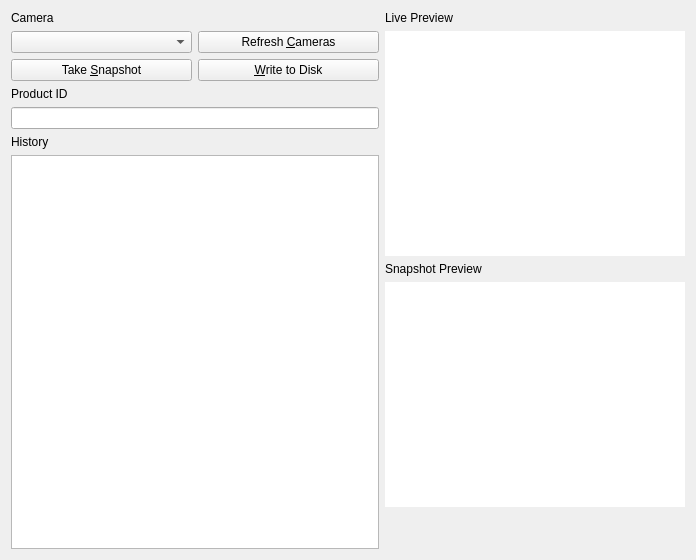
<?xml version="1.0" encoding="UTF-8"?>
<ui version="4.0">
 <class>Form</class>
 <widget class="QWidget" name="Form">
  <property name="geometry">
   <rect>
    <x>0</x>
    <y>0</y>
    <width>696</width>
    <height>560</height>
   </rect>
  </property>
  <property name="windowTitle">
   <string>Form</string>
  </property>
  <layout class="QHBoxLayout" name="horizontalLayout_3">
   <item>
    <layout class="QVBoxLayout" name="verticalLayout_6">
     <item>
      <layout class="QVBoxLayout" name="verticalLayout_5">
       <item>
        <layout class="QVBoxLayout" name="verticalLayout_4">
         <item>
          <widget class="QLabel" name="label_3">
           <property name="text">
            <string>Camera</string>
           </property>
           <property name="buddy">
            <cstring>cmbCamera</cstring>
           </property>
          </widget>
         </item>
         <item>
          <layout class="QHBoxLayout" name="horizontalLayout_2">
           <item>
            <widget class="QComboBox" name="cmbCamera"/>
           </item>
           <item>
            <widget class="QPushButton" name="btnRefreshCameras">
             <property name="text">
              <string>Refresh &amp;Cameras</string>
             </property>
            </widget>
           </item>
          </layout>
         </item>
        </layout>
       </item>
       <item>
        <layout class="QHBoxLayout" name="horizontalLayout">
         <item>
          <widget class="QPushButton" name="btnTakePhoto">
           <property name="text">
            <string>Take &amp;Snapshot</string>
           </property>
          </widget>
         </item>
         <item>
          <widget class="QPushButton" name="btnWrite">
           <property name="text">
            <string>&amp;Write to Disk</string>
           </property>
          </widget>
         </item>
        </layout>
       </item>
      </layout>
     </item>
     <item>
      <layout class="QVBoxLayout" name="verticalLayout_2">
       <item>
        <widget class="QLabel" name="label">
         <property name="text">
          <string>Product ID</string>
         </property>
         <property name="buddy">
          <cstring>txtInput</cstring>
         </property>
        </widget>
       </item>
       <item>
        <widget class="QLineEdit" name="txtInput"/>
       </item>
      </layout>
     </item>
     <item>
      <layout class="QVBoxLayout" name="verticalLayout_3">
       <item>
        <widget class="QLabel" name="label_2">
         <property name="text">
          <string>History</string>
         </property>
         <property name="buddy">
          <cstring>txtHistory</cstring>
         </property>
        </widget>
       </item>
       <item>
        <widget class="QTextEdit" name="txtHistory"/>
       </item>
      </layout>
     </item>
    </layout>
   </item>
   <item>
    <layout class="QVBoxLayout" name="verticalLayout">
     <item>
      <widget class="QLabel" name="label_4">
       <property name="sizePolicy">
        <sizepolicy hsizetype="Fixed" vsizetype="Fixed">
         <horstretch>0</horstretch>
         <verstretch>0</verstretch>
        </sizepolicy>
       </property>
       <property name="minimumSize">
        <size>
         <width>300</width>
         <height>0</height>
        </size>
       </property>
       <property name="text">
        <string>Live Preview</string>
       </property>
      </widget>
     </item>
     <item>
      <widget class="QLabel" name="lblLiveView">
       <property name="sizePolicy">
        <sizepolicy hsizetype="Fixed" vsizetype="Fixed">
         <horstretch>0</horstretch>
         <verstretch>0</verstretch>
        </sizepolicy>
       </property>
       <property name="minimumSize">
        <size>
         <width>300</width>
         <height>225</height>
        </size>
       </property>
       <property name="palette">
        <palette>
         <active>
          <colorrole role="WindowText">
           <brush brushstyle="SolidPattern">
            <color alpha="255">
             <red>0</red>
             <green>0</green>
             <blue>0</blue>
            </color>
           </brush>
          </colorrole>
          <colorrole role="Button">
           <brush brushstyle="SolidPattern">
            <color alpha="255">
             <red>255</red>
             <green>255</green>
             <blue>255</blue>
            </color>
           </brush>
          </colorrole>
          <colorrole role="Light">
           <brush brushstyle="SolidPattern">
            <color alpha="255">
             <red>255</red>
             <green>255</green>
             <blue>255</blue>
            </color>
           </brush>
          </colorrole>
          <colorrole role="Midlight">
           <brush brushstyle="SolidPattern">
            <color alpha="255">
             <red>255</red>
             <green>255</green>
             <blue>255</blue>
            </color>
           </brush>
          </colorrole>
          <colorrole role="Dark">
           <brush brushstyle="SolidPattern">
            <color alpha="255">
             <red>127</red>
             <green>127</green>
             <blue>127</blue>
            </color>
           </brush>
          </colorrole>
          <colorrole role="Mid">
           <brush brushstyle="SolidPattern">
            <color alpha="255">
             <red>170</red>
             <green>170</green>
             <blue>170</blue>
            </color>
           </brush>
          </colorrole>
          <colorrole role="Text">
           <brush brushstyle="SolidPattern">
            <color alpha="255">
             <red>0</red>
             <green>0</green>
             <blue>0</blue>
            </color>
           </brush>
          </colorrole>
          <colorrole role="BrightText">
           <brush brushstyle="SolidPattern">
            <color alpha="255">
             <red>255</red>
             <green>255</green>
             <blue>255</blue>
            </color>
           </brush>
          </colorrole>
          <colorrole role="ButtonText">
           <brush brushstyle="SolidPattern">
            <color alpha="255">
             <red>0</red>
             <green>0</green>
             <blue>0</blue>
            </color>
           </brush>
          </colorrole>
          <colorrole role="Base">
           <brush brushstyle="SolidPattern">
            <color alpha="255">
             <red>255</red>
             <green>255</green>
             <blue>255</blue>
            </color>
           </brush>
          </colorrole>
          <colorrole role="Window">
           <brush brushstyle="SolidPattern">
            <color alpha="255">
             <red>255</red>
             <green>255</green>
             <blue>255</blue>
            </color>
           </brush>
          </colorrole>
          <colorrole role="Shadow">
           <brush brushstyle="SolidPattern">
            <color alpha="255">
             <red>0</red>
             <green>0</green>
             <blue>0</blue>
            </color>
           </brush>
          </colorrole>
          <colorrole role="AlternateBase">
           <brush brushstyle="SolidPattern">
            <color alpha="255">
             <red>255</red>
             <green>255</green>
             <blue>255</blue>
            </color>
           </brush>
          </colorrole>
          <colorrole role="ToolTipBase">
           <brush brushstyle="SolidPattern">
            <color alpha="255">
             <red>255</red>
             <green>255</green>
             <blue>220</blue>
            </color>
           </brush>
          </colorrole>
          <colorrole role="ToolTipText">
           <brush brushstyle="SolidPattern">
            <color alpha="255">
             <red>0</red>
             <green>0</green>
             <blue>0</blue>
            </color>
           </brush>
          </colorrole>
         </active>
         <inactive>
          <colorrole role="WindowText">
           <brush brushstyle="SolidPattern">
            <color alpha="255">
             <red>0</red>
             <green>0</green>
             <blue>0</blue>
            </color>
           </brush>
          </colorrole>
          <colorrole role="Button">
           <brush brushstyle="SolidPattern">
            <color alpha="255">
             <red>255</red>
             <green>255</green>
             <blue>255</blue>
            </color>
           </brush>
          </colorrole>
          <colorrole role="Light">
           <brush brushstyle="SolidPattern">
            <color alpha="255">
             <red>255</red>
             <green>255</green>
             <blue>255</blue>
            </color>
           </brush>
          </colorrole>
          <colorrole role="Midlight">
           <brush brushstyle="SolidPattern">
            <color alpha="255">
             <red>255</red>
             <green>255</green>
             <blue>255</blue>
            </color>
           </brush>
          </colorrole>
          <colorrole role="Dark">
           <brush brushstyle="SolidPattern">
            <color alpha="255">
             <red>127</red>
             <green>127</green>
             <blue>127</blue>
            </color>
           </brush>
          </colorrole>
          <colorrole role="Mid">
           <brush brushstyle="SolidPattern">
            <color alpha="255">
             <red>170</red>
             <green>170</green>
             <blue>170</blue>
            </color>
           </brush>
          </colorrole>
          <colorrole role="Text">
           <brush brushstyle="SolidPattern">
            <color alpha="255">
             <red>0</red>
             <green>0</green>
             <blue>0</blue>
            </color>
           </brush>
          </colorrole>
          <colorrole role="BrightText">
           <brush brushstyle="SolidPattern">
            <color alpha="255">
             <red>255</red>
             <green>255</green>
             <blue>255</blue>
            </color>
           </brush>
          </colorrole>
          <colorrole role="ButtonText">
           <brush brushstyle="SolidPattern">
            <color alpha="255">
             <red>0</red>
             <green>0</green>
             <blue>0</blue>
            </color>
           </brush>
          </colorrole>
          <colorrole role="Base">
           <brush brushstyle="SolidPattern">
            <color alpha="255">
             <red>255</red>
             <green>255</green>
             <blue>255</blue>
            </color>
           </brush>
          </colorrole>
          <colorrole role="Window">
           <brush brushstyle="SolidPattern">
            <color alpha="255">
             <red>255</red>
             <green>255</green>
             <blue>255</blue>
            </color>
           </brush>
          </colorrole>
          <colorrole role="Shadow">
           <brush brushstyle="SolidPattern">
            <color alpha="255">
             <red>0</red>
             <green>0</green>
             <blue>0</blue>
            </color>
           </brush>
          </colorrole>
          <colorrole role="AlternateBase">
           <brush brushstyle="SolidPattern">
            <color alpha="255">
             <red>255</red>
             <green>255</green>
             <blue>255</blue>
            </color>
           </brush>
          </colorrole>
          <colorrole role="ToolTipBase">
           <brush brushstyle="SolidPattern">
            <color alpha="255">
             <red>255</red>
             <green>255</green>
             <blue>220</blue>
            </color>
           </brush>
          </colorrole>
          <colorrole role="ToolTipText">
           <brush brushstyle="SolidPattern">
            <color alpha="255">
             <red>0</red>
             <green>0</green>
             <blue>0</blue>
            </color>
           </brush>
          </colorrole>
         </inactive>
         <disabled>
          <colorrole role="WindowText">
           <brush brushstyle="SolidPattern">
            <color alpha="255">
             <red>127</red>
             <green>127</green>
             <blue>127</blue>
            </color>
           </brush>
          </colorrole>
          <colorrole role="Button">
           <brush brushstyle="SolidPattern">
            <color alpha="255">
             <red>255</red>
             <green>255</green>
             <blue>255</blue>
            </color>
           </brush>
          </colorrole>
          <colorrole role="Light">
           <brush brushstyle="SolidPattern">
            <color alpha="255">
             <red>255</red>
             <green>255</green>
             <blue>255</blue>
            </color>
           </brush>
          </colorrole>
          <colorrole role="Midlight">
           <brush brushstyle="SolidPattern">
            <color alpha="255">
             <red>255</red>
             <green>255</green>
             <blue>255</blue>
            </color>
           </brush>
          </colorrole>
          <colorrole role="Dark">
           <brush brushstyle="SolidPattern">
            <color alpha="255">
             <red>127</red>
             <green>127</green>
             <blue>127</blue>
            </color>
           </brush>
          </colorrole>
          <colorrole role="Mid">
           <brush brushstyle="SolidPattern">
            <color alpha="255">
             <red>170</red>
             <green>170</green>
             <blue>170</blue>
            </color>
           </brush>
          </colorrole>
          <colorrole role="Text">
           <brush brushstyle="SolidPattern">
            <color alpha="255">
             <red>127</red>
             <green>127</green>
             <blue>127</blue>
            </color>
           </brush>
          </colorrole>
          <colorrole role="BrightText">
           <brush brushstyle="SolidPattern">
            <color alpha="255">
             <red>255</red>
             <green>255</green>
             <blue>255</blue>
            </color>
           </brush>
          </colorrole>
          <colorrole role="ButtonText">
           <brush brushstyle="SolidPattern">
            <color alpha="255">
             <red>127</red>
             <green>127</green>
             <blue>127</blue>
            </color>
           </brush>
          </colorrole>
          <colorrole role="Base">
           <brush brushstyle="SolidPattern">
            <color alpha="255">
             <red>255</red>
             <green>255</green>
             <blue>255</blue>
            </color>
           </brush>
          </colorrole>
          <colorrole role="Window">
           <brush brushstyle="SolidPattern">
            <color alpha="255">
             <red>255</red>
             <green>255</green>
             <blue>255</blue>
            </color>
           </brush>
          </colorrole>
          <colorrole role="Shadow">
           <brush brushstyle="SolidPattern">
            <color alpha="255">
             <red>0</red>
             <green>0</green>
             <blue>0</blue>
            </color>
           </brush>
          </colorrole>
          <colorrole role="AlternateBase">
           <brush brushstyle="SolidPattern">
            <color alpha="255">
             <red>255</red>
             <green>255</green>
             <blue>255</blue>
            </color>
           </brush>
          </colorrole>
          <colorrole role="ToolTipBase">
           <brush brushstyle="SolidPattern">
            <color alpha="255">
             <red>255</red>
             <green>255</green>
             <blue>220</blue>
            </color>
           </brush>
          </colorrole>
          <colorrole role="ToolTipText">
           <brush brushstyle="SolidPattern">
            <color alpha="255">
             <red>0</red>
             <green>0</green>
             <blue>0</blue>
            </color>
           </brush>
          </colorrole>
         </disabled>
        </palette>
       </property>
       <property name="autoFillBackground">
        <bool>true</bool>
       </property>
       <property name="text">
        <string/>
       </property>
       <property name="scaledContents">
        <bool>true</bool>
       </property>
      </widget>
     </item>
     <item>
      <widget class="QLabel" name="label_5">
       <property name="sizePolicy">
        <sizepolicy hsizetype="Fixed" vsizetype="Fixed">
         <horstretch>0</horstretch>
         <verstretch>0</verstretch>
        </sizepolicy>
       </property>
       <property name="minimumSize">
        <size>
         <width>300</width>
         <height>0</height>
        </size>
       </property>
       <property name="text">
        <string>Snapshot Preview</string>
       </property>
      </widget>
     </item>
     <item>
      <widget class="QLabel" name="lblPreview">
       <property name="sizePolicy">
        <sizepolicy hsizetype="Fixed" vsizetype="Fixed">
         <horstretch>0</horstretch>
         <verstretch>0</verstretch>
        </sizepolicy>
       </property>
       <property name="minimumSize">
        <size>
         <width>300</width>
         <height>225</height>
        </size>
       </property>
       <property name="palette">
        <palette>
         <active>
          <colorrole role="WindowText">
           <brush brushstyle="SolidPattern">
            <color alpha="255">
             <red>0</red>
             <green>0</green>
             <blue>0</blue>
            </color>
           </brush>
          </colorrole>
          <colorrole role="Button">
           <brush brushstyle="SolidPattern">
            <color alpha="255">
             <red>255</red>
             <green>255</green>
             <blue>255</blue>
            </color>
           </brush>
          </colorrole>
          <colorrole role="Light">
           <brush brushstyle="SolidPattern">
            <color alpha="255">
             <red>255</red>
             <green>255</green>
             <blue>255</blue>
            </color>
           </brush>
          </colorrole>
          <colorrole role="Midlight">
           <brush brushstyle="SolidPattern">
            <color alpha="255">
             <red>255</red>
             <green>255</green>
             <blue>255</blue>
            </color>
           </brush>
          </colorrole>
          <colorrole role="Dark">
           <brush brushstyle="SolidPattern">
            <color alpha="255">
             <red>127</red>
             <green>127</green>
             <blue>127</blue>
            </color>
           </brush>
          </colorrole>
          <colorrole role="Mid">
           <brush brushstyle="SolidPattern">
            <color alpha="255">
             <red>170</red>
             <green>170</green>
             <blue>170</blue>
            </color>
           </brush>
          </colorrole>
          <colorrole role="Text">
           <brush brushstyle="SolidPattern">
            <color alpha="255">
             <red>0</red>
             <green>0</green>
             <blue>0</blue>
            </color>
           </brush>
          </colorrole>
          <colorrole role="BrightText">
           <brush brushstyle="SolidPattern">
            <color alpha="255">
             <red>255</red>
             <green>255</green>
             <blue>255</blue>
            </color>
           </brush>
          </colorrole>
          <colorrole role="ButtonText">
           <brush brushstyle="SolidPattern">
            <color alpha="255">
             <red>0</red>
             <green>0</green>
             <blue>0</blue>
            </color>
           </brush>
          </colorrole>
          <colorrole role="Base">
           <brush brushstyle="SolidPattern">
            <color alpha="255">
             <red>255</red>
             <green>255</green>
             <blue>255</blue>
            </color>
           </brush>
          </colorrole>
          <colorrole role="Window">
           <brush brushstyle="SolidPattern">
            <color alpha="255">
             <red>255</red>
             <green>255</green>
             <blue>255</blue>
            </color>
           </brush>
          </colorrole>
          <colorrole role="Shadow">
           <brush brushstyle="SolidPattern">
            <color alpha="255">
             <red>0</red>
             <green>0</green>
             <blue>0</blue>
            </color>
           </brush>
          </colorrole>
          <colorrole role="AlternateBase">
           <brush brushstyle="SolidPattern">
            <color alpha="255">
             <red>255</red>
             <green>255</green>
             <blue>255</blue>
            </color>
           </brush>
          </colorrole>
          <colorrole role="ToolTipBase">
           <brush brushstyle="SolidPattern">
            <color alpha="255">
             <red>255</red>
             <green>255</green>
             <blue>220</blue>
            </color>
           </brush>
          </colorrole>
          <colorrole role="ToolTipText">
           <brush brushstyle="SolidPattern">
            <color alpha="255">
             <red>0</red>
             <green>0</green>
             <blue>0</blue>
            </color>
           </brush>
          </colorrole>
         </active>
         <inactive>
          <colorrole role="WindowText">
           <brush brushstyle="SolidPattern">
            <color alpha="255">
             <red>0</red>
             <green>0</green>
             <blue>0</blue>
            </color>
           </brush>
          </colorrole>
          <colorrole role="Button">
           <brush brushstyle="SolidPattern">
            <color alpha="255">
             <red>255</red>
             <green>255</green>
             <blue>255</blue>
            </color>
           </brush>
          </colorrole>
          <colorrole role="Light">
           <brush brushstyle="SolidPattern">
            <color alpha="255">
             <red>255</red>
             <green>255</green>
             <blue>255</blue>
            </color>
           </brush>
          </colorrole>
          <colorrole role="Midlight">
           <brush brushstyle="SolidPattern">
            <color alpha="255">
             <red>255</red>
             <green>255</green>
             <blue>255</blue>
            </color>
           </brush>
          </colorrole>
          <colorrole role="Dark">
           <brush brushstyle="SolidPattern">
            <color alpha="255">
             <red>127</red>
             <green>127</green>
             <blue>127</blue>
            </color>
           </brush>
          </colorrole>
          <colorrole role="Mid">
           <brush brushstyle="SolidPattern">
            <color alpha="255">
             <red>170</red>
             <green>170</green>
             <blue>170</blue>
            </color>
           </brush>
          </colorrole>
          <colorrole role="Text">
           <brush brushstyle="SolidPattern">
            <color alpha="255">
             <red>0</red>
             <green>0</green>
             <blue>0</blue>
            </color>
           </brush>
          </colorrole>
          <colorrole role="BrightText">
           <brush brushstyle="SolidPattern">
            <color alpha="255">
             <red>255</red>
             <green>255</green>
             <blue>255</blue>
            </color>
           </brush>
          </colorrole>
          <colorrole role="ButtonText">
           <brush brushstyle="SolidPattern">
            <color alpha="255">
             <red>0</red>
             <green>0</green>
             <blue>0</blue>
            </color>
           </brush>
          </colorrole>
          <colorrole role="Base">
           <brush brushstyle="SolidPattern">
            <color alpha="255">
             <red>255</red>
             <green>255</green>
             <blue>255</blue>
            </color>
           </brush>
          </colorrole>
          <colorrole role="Window">
           <brush brushstyle="SolidPattern">
            <color alpha="255">
             <red>255</red>
             <green>255</green>
             <blue>255</blue>
            </color>
           </brush>
          </colorrole>
          <colorrole role="Shadow">
           <brush brushstyle="SolidPattern">
            <color alpha="255">
             <red>0</red>
             <green>0</green>
             <blue>0</blue>
            </color>
           </brush>
          </colorrole>
          <colorrole role="AlternateBase">
           <brush brushstyle="SolidPattern">
            <color alpha="255">
             <red>255</red>
             <green>255</green>
             <blue>255</blue>
            </color>
           </brush>
          </colorrole>
          <colorrole role="ToolTipBase">
           <brush brushstyle="SolidPattern">
            <color alpha="255">
             <red>255</red>
             <green>255</green>
             <blue>220</blue>
            </color>
           </brush>
          </colorrole>
          <colorrole role="ToolTipText">
           <brush brushstyle="SolidPattern">
            <color alpha="255">
             <red>0</red>
             <green>0</green>
             <blue>0</blue>
            </color>
           </brush>
          </colorrole>
         </inactive>
         <disabled>
          <colorrole role="WindowText">
           <brush brushstyle="SolidPattern">
            <color alpha="255">
             <red>127</red>
             <green>127</green>
             <blue>127</blue>
            </color>
           </brush>
          </colorrole>
          <colorrole role="Button">
           <brush brushstyle="SolidPattern">
            <color alpha="255">
             <red>255</red>
             <green>255</green>
             <blue>255</blue>
            </color>
           </brush>
          </colorrole>
          <colorrole role="Light">
           <brush brushstyle="SolidPattern">
            <color alpha="255">
             <red>255</red>
             <green>255</green>
             <blue>255</blue>
            </color>
           </brush>
          </colorrole>
          <colorrole role="Midlight">
           <brush brushstyle="SolidPattern">
            <color alpha="255">
             <red>255</red>
             <green>255</green>
             <blue>255</blue>
            </color>
           </brush>
          </colorrole>
          <colorrole role="Dark">
           <brush brushstyle="SolidPattern">
            <color alpha="255">
             <red>127</red>
             <green>127</green>
             <blue>127</blue>
            </color>
           </brush>
          </colorrole>
          <colorrole role="Mid">
           <brush brushstyle="SolidPattern">
            <color alpha="255">
             <red>170</red>
             <green>170</green>
             <blue>170</blue>
            </color>
           </brush>
          </colorrole>
          <colorrole role="Text">
           <brush brushstyle="SolidPattern">
            <color alpha="255">
             <red>127</red>
             <green>127</green>
             <blue>127</blue>
            </color>
           </brush>
          </colorrole>
          <colorrole role="BrightText">
           <brush brushstyle="SolidPattern">
            <color alpha="255">
             <red>255</red>
             <green>255</green>
             <blue>255</blue>
            </color>
           </brush>
          </colorrole>
          <colorrole role="ButtonText">
           <brush brushstyle="SolidPattern">
            <color alpha="255">
             <red>127</red>
             <green>127</green>
             <blue>127</blue>
            </color>
           </brush>
          </colorrole>
          <colorrole role="Base">
           <brush brushstyle="SolidPattern">
            <color alpha="255">
             <red>255</red>
             <green>255</green>
             <blue>255</blue>
            </color>
           </brush>
          </colorrole>
          <colorrole role="Window">
           <brush brushstyle="SolidPattern">
            <color alpha="255">
             <red>255</red>
             <green>255</green>
             <blue>255</blue>
            </color>
           </brush>
          </colorrole>
          <colorrole role="Shadow">
           <brush brushstyle="SolidPattern">
            <color alpha="255">
             <red>0</red>
             <green>0</green>
             <blue>0</blue>
            </color>
           </brush>
          </colorrole>
          <colorrole role="AlternateBase">
           <brush brushstyle="SolidPattern">
            <color alpha="255">
             <red>255</red>
             <green>255</green>
             <blue>255</blue>
            </color>
           </brush>
          </colorrole>
          <colorrole role="ToolTipBase">
           <brush brushstyle="SolidPattern">
            <color alpha="255">
             <red>255</red>
             <green>255</green>
             <blue>220</blue>
            </color>
           </brush>
          </colorrole>
          <colorrole role="ToolTipText">
           <brush brushstyle="SolidPattern">
            <color alpha="255">
             <red>0</red>
             <green>0</green>
             <blue>0</blue>
            </color>
           </brush>
          </colorrole>
         </disabled>
        </palette>
       </property>
       <property name="autoFillBackground">
        <bool>true</bool>
       </property>
       <property name="text">
        <string/>
       </property>
       <property name="scaledContents">
        <bool>true</bool>
       </property>
      </widget>
     </item>
     <item>
      <spacer name="verticalSpacer">
       <property name="orientation">
        <enum>Qt::Vertical</enum>
       </property>
       <property name="sizeHint" stdset="0">
        <size>
         <width>20</width>
         <height>40</height>
        </size>
       </property>
      </spacer>
     </item>
    </layout>
   </item>
  </layout>
 </widget>
 <resources/>
 <connections/>
</ui>
